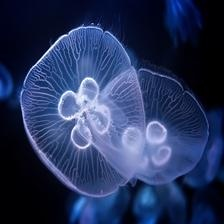
#> input picture DATA/Backup/Train/Moon_jellyfish/02.jpg, 224 x 224 px; its folder holds only this picture in this run
$ jupyter execute --allow-errors IC.ipynb   (older library calls are emulated)
#> lines starting #> are read from the running program, lines starting #| are printed output that depends on the picture
## Inżynieria cech

[cell 1]
# Liczenie łącznej liczby zdjęć w każdym zbiorze - bez podzialu na klasy
# Liczenie łącznej liczby zdjęć w każdym zbiorze
# Ścieżka główna do folderu DATA
data_path = 'DATA\\'

# Stworzenie listy dla zbiorów Train, Test, Valid
#> (the rest of this cell did not finish here and is left out)

[cell 2]
import os
import cv2
import numpy as np
import pandas as pd
import seaborn as sns
import matplotlib.pyplot as plt
from tqdm import tqdm
import glob

# Ścieżki do folderów
train_path = 'DATA/Backup/Train'
test_path = 'DATA/Backup/Test'
valid_path = 'DATA/Backup/Valid'

# Zbieramy wszystkie pliki .jpg w podkatalogach dla wszystkich trzech zbiorów
image_paths = glob.glob(os.path.join(train_path, '**', '*.jpg'), recursive=True) + \
              glob.glob(os.path.join(test_path, '**', '*.jpg'), recursive=True) + \
              glob.glob(os.path.join(valid_path, '**', '*.jpg'), recursive=True)

# Inicjalizacja
widths, heights, aspect_ratios = [], [], []
brightness_vals, unique_colors, blur_vals = [], [], []
pixel_means = []
hue_hist_total = np.zeros((180, 1))
avg_image = None

# Przetwarzanie obrazów
for path in tqdm(image_paths, desc="Przetwarzanie obrazów"):
    img = cv2.imread(str(path))
#> img is the input picture: shape (224, 224, 3); mean B, G, R 91.3, 52.3, 38.3
    if img is None:
        print(f"Nie można wczytać obrazu: {path}")
        continue

    img = cv2.cvtColor(img, cv2.COLOR_BGR2RGB)
    h, w = img.shape[:2]
#> h = 224; w = 224
    widths.append(w)
    heights.append(h)
    aspect_ratios.append(w / h)
    brightness_vals.append(np.mean(cv2.cvtColor(img, cv2.COLOR_RGB2GRAY)))

    # Średnia wartość piksela (dla RGB razem)
    pixel_means.append(np.mean(img))

    # Histogram Hue
    hsv = cv2.cvtColor(img, cv2.COLOR_RGB2HSV)
#> hsv: shape (224, 224, 3); mean H, S, V 111.8, 183.3, 91.3
    hue_hist_total += cv2.calcHist([hsv], [0], None, [180], [0, 180])
#> hue_hist_total = 180 values, max 7141 at index 112, min 0 at index 1, mean 278.8

    # Średni obraz (przeskalowany)
    img_resized = cv2.resize(img, (100, 100))
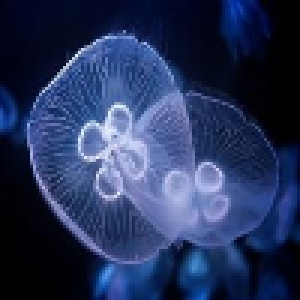
#> img_resized: shape (100, 100, 3) (shown 3 times larger); mean R, G, B 38.2, 52.1, 91.2
    if avg_image is None:
        avg_image = np.zeros_like(img_resized, dtype=np.float64)
    avg_image += img_resized / len(image_paths)
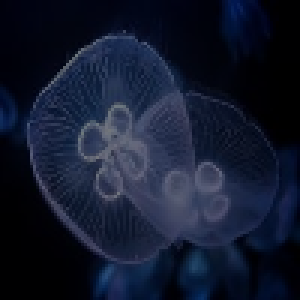
#> avg_image: shape (100, 100, 3) float64 (shown 3 times larger); mean R, G, B 19.1, 26.1, 45.6

    # Unikalne kolory
    unique_colors.append(len(np.unique(img_resized.reshape(-1, 3), axis=0)))

    # Rozmazanie
    gray = cv2.cvtColor(img_resized, cv2.COLOR_RGB2GRAY)
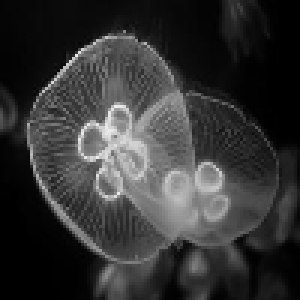
#> gray: shape (100, 100) (shown 3 times larger); min 0, max 237, mean 52.4
    blur_vals.append(cv2.Laplacian(gray, cv2.CV_64F).var())
#> pass 2 of the loop `for path in tqdm(image_paths, desc="Przetwarzanie obrazów"):`:
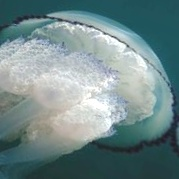
#> input picture DATA/Backup/Train/barrel_jellyfish/aug-43-03.jpg, 179 x 179 px
#> img is the input picture: shape (179, 179, 3); mean B, G, R 138.6, 137.6, 114.3
#> hsv: shape (179, 179, 3); mean H, S, V 82.5, 70.1, 141.2
#> `hue_hist_total += cv2.calcHist([hsv], [0], None, [180], [0, 180])`: hue_hist_total = 180 values, max 7186 at index 112, min 0 at index 1, mean 456.8
#> `avg_image += img_resized / len(image_paths)`:
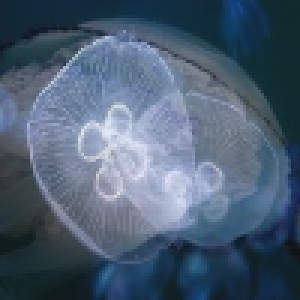
#> avg_image: shape (100, 100, 3) float64 (shown 3 times larger); mean R, G, B 76.2, 94.8, 114.8
#> `gray = cv2.cvtColor(img_resized, cv2.COLOR_RGB2GRAY)`:
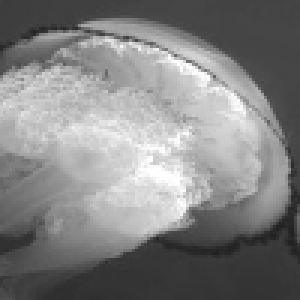
#> gray: shape (100, 100) (shown 3 times larger); min 32, max 255, mean 130.6

# Przekształć średni obraz
avg_image = avg_image.astype(np.uint8)
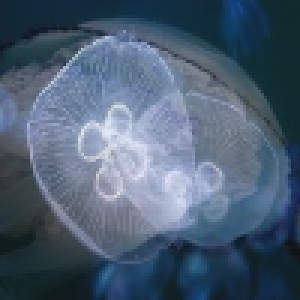
#> avg_image: shape (100, 100, 3) (shown 3 times larger); mean R, G, B 76, 94.5, 114.6
hue_hist_total /= len(image_paths)
#> hue_hist_total = 180 values, max 3593 at index 112, min 0 at index 1, mean 228.4

# Tworzymy ramkę danych i statystyki
df = pd.DataFrame({
    'width': widths,
    'height': heights,
    'aspect_ratio': aspect_ratios,
    'brightness': brightness_vals,
    'unique_colors': unique_colors,
    'blur': blur_vals,
    'pixel_mean': pixel_means
})
#> df = table of 2 rows and 7 columns

# Statystyki zbioru
print("📊 Statystyki zbioru (bez podziału na klasy):")
display(df.describe())

# Wykresy
sns.set(style="whitegrid")
fig, axes = plt.subplots(3, 2, figsize=(15, 15))  # 6 wykresów = 3x2

sns.histplot(df['brightness'], kde=True, ax=axes[0, 0], color='gray').set_title('Histogram jasności')
sns.histplot(df['width'], kde=True, ax=axes[0, 1], color='skyblue').set_title('Histogram szerokości')
sns.histplot(df['height'], kde=True, ax=axes[1, 0], color='salmon').set_title('Histogram wysokości')
sns.histplot(df['aspect_ratio'], kde=True, ax=axes[1, 1], color='orange').set_title('Histogram proporcji')
sns.histplot(df['pixel_mean'], kde=True, ax=axes[2, 0], color='teal').set_title('Histogram średnich wartości piksela')
sns.histplot(df['blur'], kde=True, ax=axes[2, 1], color='purple').set_title('Histogram rozmazania (Laplasjan)')

plt.tight_layout()
plt.show()
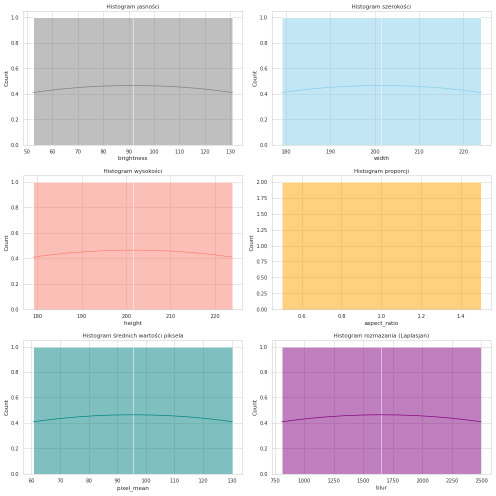
#> figure drawn by matplotlib, 6 panels; panel 1: curve peaks at x = 91.82, y = 0.466; panel 2: curve peaks at x = 201.4, y = 0.466; panel 3: curve peaks at x = 201.4, y = 0.466; panel 5: curve peaks at x = 95.22, y = 0.466
#> `mean = np.mean(img, axis=(0, 1), keepdims=True)`: mean = [[38.34, 52.26, 91.3]]
#> `std = np.std(img, axis=(0, 1), keepdims=True) + 1e-8`: std = [[48.58, 52.87, 68.45]]
#> `img_std = (img - mean) / std`:
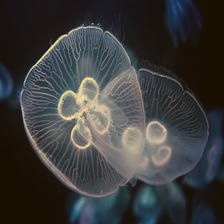
#> img_std: shape (224, 224, 3) float32; mean R, G, B 1.16e-05, 3.15e-06, -2.3e-06; drawn with min black and max white

# Średni obraz
plt.figure(figsize=(5, 5))
plt.imshow(avg_image)
plt.title("Średni obraz zbioru")
plt.axis('off')
plt.show()

[cell 3]
#Zmiana rozmiaru wszystkich zdjęć do 224x224 oraz ich standaryzacja z-score
#Standaryzacja: (img - mean) / std przekształca wartości do rozkładu Z-score, gdzie średnia to 0, a odchylenie standardowe to 1.
#Przywracanie wartości do zakresu 0–255 po standaryzacji jest konieczne,
#ponieważ standardowe obrazy muszą mieć piksele w tym zakresie, aby mogły być poprawnie zapisane i wyświetlone.


import os
from pathlib import Path


# Ścieżki wejściowe i wyjściowe
input_base = Path("DATA/Train_Test_Valid")
output_base = Path("DATA/Standardized_Resized")

# Tworzenie katalogu wyjściowego jeśli nie istnieje
output_base.mkdir(parents=True, exist_ok=True)

# Przetwarzanie zbiorów
#> (the rest of this cell did not finish here and is left out)

[cell 4]
#Zobrazowanie statystyk zbioru po standaryzacji i resizingu
train_path = 'DATA/Standardized_Resized/Train'
test_path = 'DATA/Standardized_Resized/Test'
valid_path = 'DATA/Standardized_Resized/Valid'

# Zbieramy wszystkie pliki .jpg w podkatalogach dla wszystkich trzech zbiorów
image_paths = glob.glob(os.path.join(train_path, '**', '*.jpg'), recursive=True) + \
              glob.glob(os.path.join(test_path, '**', '*.jpg'), recursive=True) + \
              glob.glob(os.path.join(valid_path, '**', '*.jpg'), recursive=True)

# Inicjalizacja
widths, heights, aspect_ratios = [], [], []
brightness_vals, unique_colors, blur_vals = [], [], []
pixel_means = []
hue_hist_total = np.zeros((180, 1))
avg_image = None

# Przetwarzanie obrazów
for path in tqdm(image_paths, desc="Przetwarzanie obrazów"):
    img = cv2.imread(str(path))
    if img is None:
        print(f"Nie można wczytać obrazu: {path}")
        continue

    img = cv2.cvtColor(img, cv2.COLOR_BGR2RGB)
    h, w = img.shape[:2]
#> h = 224; w = 224
    widths.append(w)
    heights.append(h)
    aspect_ratios.append(w / h)
    brightness_vals.append(np.mean(cv2.cvtColor(img, cv2.COLOR_RGB2GRAY)))

    # Średnia wartość piksela (dla RGB razem)
    pixel_means.append(np.mean(img))

    # Histogram Hue
    hsv = cv2.cvtColor(img, cv2.COLOR_RGB2HSV)
    hue_hist_total += cv2.calcHist([hsv], [0], None, [180], [0, 180])
#> hue_hist_total = 180 values, max 7141 at index 112, min 0 at index 1, mean 278.8

    # Średni obraz (przeskalowany)
    img_resized = cv2.resize(img, (100, 100))
    if avg_image is None:
        avg_image = np.zeros_like(img_resized, dtype=np.float64)
    avg_image += img_resized / len(image_paths)

    # Unikalne kolory
    unique_colors.append(len(np.unique(img_resized.reshape(-1, 3), axis=0)))

    # Rozmazanie
    gray = cv2.cvtColor(img_resized, cv2.COLOR_RGB2GRAY)
    blur_vals.append(cv2.Laplacian(gray, cv2.CV_64F).var())
#> pass 2 of the loop `for path in tqdm(image_paths, desc="Przetwarzanie obrazów"):`:
#> `hue_hist_total += cv2.calcHist([hsv], [0], None, [180], [0, 180])`: hue_hist_total = 180 values, max 7186 at index 112, min 0 at index 1, mean 456.8

# Przekształć średni obraz
avg_image = avg_image.astype(np.uint8)
hue_hist_total /= len(image_paths)
#> hue_hist_total = 180 values, max 3593 at index 112, min 0 at index 1, mean 228.4

# Tworzymy ramkę danych i statystyki
df = pd.DataFrame({
    'width': widths,
    'height': heights,
    'aspect_ratio': aspect_ratios,
    'brightness': brightness_vals,
    'unique_colors': unique_colors,
    'blur': blur_vals,
    'pixel_mean': pixel_means
})

# Statystyki zbioru
print("📊 Statystyki zbioru (bez podziału na klasy):")
display(df.describe())

# Wykresy
sns.set(style="whitegrid")
fig, axes = plt.subplots(3, 2, figsize=(15, 15))  # 6 wykresów = 3x2

sns.histplot(df['brightness'], kde=True, ax=axes[0, 0], color='gray').set_title('Histogram jasności')
sns.histplot(df['width'], kde=True, ax=axes[0, 1], color='skyblue').set_title('Histogram szerokości')
sns.histplot(df['height'], kde=True, ax=axes[1, 0], color='salmon').set_title('Histogram wysokości')
sns.histplot(df['aspect_ratio'], kde=True, ax=axes[1, 1], color='orange').set_title('Histogram proporcji')
sns.histplot(df['pixel_mean'], kde=True, ax=axes[2, 0], color='teal').set_title('Histogram średnich wartości piksela')
sns.histplot(df['blur'], kde=True, ax=axes[2, 1], color='purple').set_title('Histogram rozmazania (Laplasjan)')

plt.tight_layout()
plt.show()

# Średni obraz
plt.figure(figsize=(5, 5))
plt.imshow(avg_image)
plt.title("Średni obraz zbioru")
plt.axis('off')
plt.show()
